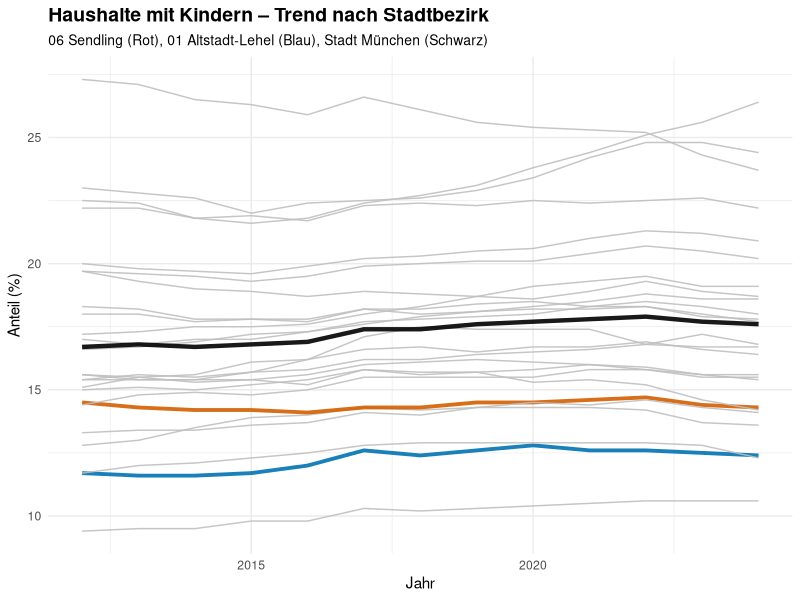

Source code (R):
library(ggplot2)
library(dplyr)
library(readxl)

data <- read_excel("data/raw/export_be.xlsx", sheet = 2)

df_trend <- data %>%
  filter(
    Indikator == "Haushalte mit Kindern",
    Ausprägung == "insgesamt"
  ) %>%
  mutate(
    Indikatorwert = as.numeric(gsub(",", ".", as.character(Indikatorwert))),
    color_group = case_when(
      Raumbezug == "06 Sendling" ~ "highlight_red",
      Raumbezug == "01 Altstadt - Lehel" ~ "highlight_blue",
      Raumbezug == "Stadt München" ~ "munich",
      TRUE ~ "other"
    )
  )

# ---- Farben & Linienbreite ----
cols <- c(
  "highlight_red"  = "#D55E00",
  "highlight_blue" = "#0072B2",
  "munich"         = "black",
  "other"          = "grey75"
)

sizes <- c(
  "highlight_red"  = 1.3,
  "highlight_blue" = 1.3,
  "munich"         = 1.5,
  "other"          = 0.5
)

# ---- Zeichnen ----
ggplot(df_trend, aes(
  x = Jahr,
  y = Indikatorwert,
  group = Raumbezug,
  color = color_group,
  size = color_group
)) +
  geom_line(alpha = 0.9) +
  scale_color_manual(values = cols) +
  scale_size_manual(values = sizes) +
  labs(
    title = "Haushalte mit Kindern – Trend nach Stadtbezirk",
    subtitle = "06 Sendling (Rot), 01 Altstadt-Lehel (Blau), Stadt München (Schwarz)",
    x = "Jahr",
    y = "Anteil (%)"
  ) +
  theme_minimal(base_size = 11) +
  theme(
    plot.title = element_text(face = "bold", size = 14),
    plot.subtitle = element_text(size = 10),
    legend.position = "none"
  )
